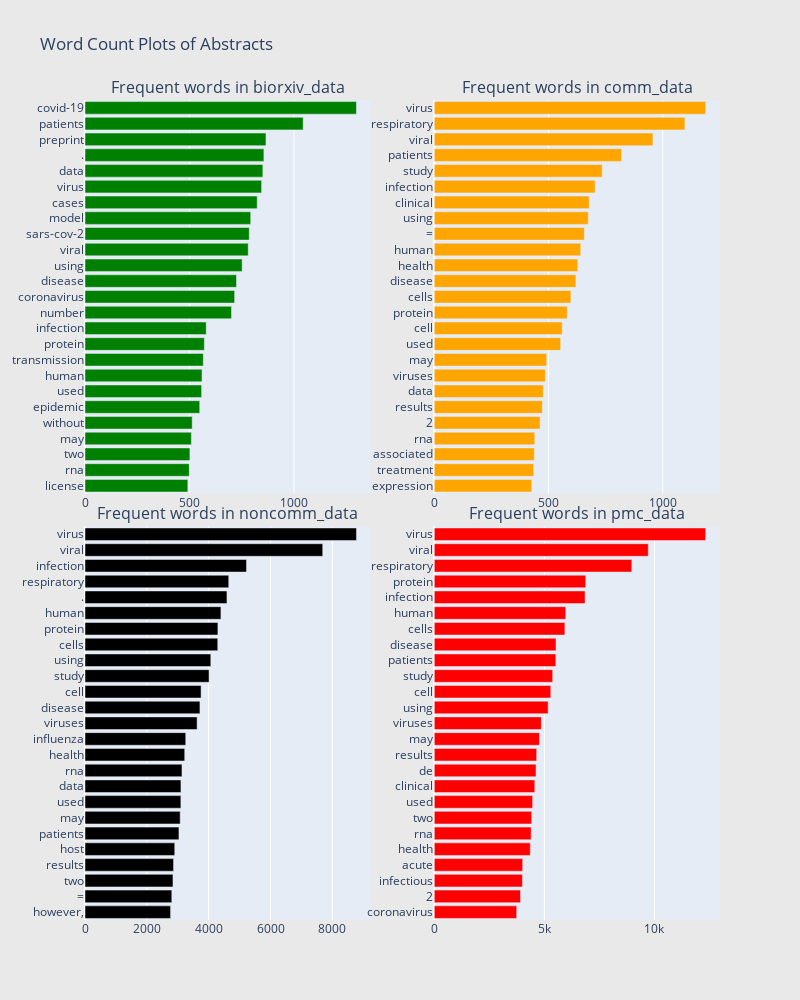

The code cell stored with this chart in its notebook:
### Markdown cell above
### 4.1.1 Word Frequency analysis of abstracts

### Code cell
df1 = biorxiv_data['abstract'].dropna()
df3 = comm_data["abstract"].dropna()
df2 = noncomm_data["abstract"].dropna()
df4 = pmc_data["abstract"].dropna()

## custom function for ngram generation ##
def generate_ngrams(text, n_gram=1):
    #Reference and credits: https://www.kaggle.com/sudalairajkumar/simple-exploration-notebook-qiqc
    token = [token for token in text.lower().split(" ") if token != "" if token not in STOPWORDS]
    ngrams = zip(*[token[i:] for i in range(n_gram)])
    return [" ".join(ngram) for ngram in ngrams]

## custom function for horizontal bar chart ##
def horizontal_bar_chart(df, color):
    trace = go.Bar(
        y=df["word"].values[::-1],
        x=df["wordcount"].values[::-1],
        showlegend=False,
        orientation = 'h',
        marker=dict(
            color=color,
        ),
    )
    return trace

## Get the bar chart from sincere questions ##
freq_dict = defaultdict(int)
for sent in df1:
    for word in generate_ngrams(sent):
        freq_dict[word] += 1
fd_sorted = pd.DataFrame(sorted(freq_dict.items(), key=lambda x: x[1])[::-1])
fd_sorted.columns = ["word", "wordcount"]
trace0 = horizontal_bar_chart(fd_sorted.head(25), 'green')

## Get the bar chart from insincere questions ##
freq_dict = defaultdict(int)
for sent in df2:
    for word in generate_ngrams(sent):
        freq_dict[word] += 1
fd_sorted = pd.DataFrame(sorted(freq_dict.items(), key=lambda x: x[1])[::-1])
fd_sorted.columns = ["word", "wordcount"]
trace1 = horizontal_bar_chart(fd_sorted.head(25), 'orange')

freq_dict = defaultdict(int)
for sent in df3:
    for word in generate_ngrams(sent):
        freq_dict[word] += 1
fd_sorted = pd.DataFrame(sorted(freq_dict.items(), key=lambda x: x[1])[::-1])
fd_sorted.columns = ["word", "wordcount"]
trace2 = horizontal_bar_chart(fd_sorted.head(25), 'black')

freq_dict = defaultdict(int)
for sent in df4:
    for word in generate_ngrams(sent):
        freq_dict[word] += 1
fd_sorted = pd.DataFrame(sorted(freq_dict.items(), key=lambda x: x[1])[::-1])
fd_sorted.columns = ["word", "wordcount"]
trace3 = horizontal_bar_chart(fd_sorted.head(25), 'red')



# Creating two subplots
fig = tools.make_subplots(rows=2, cols=2, vertical_spacing=0.04,
                          subplot_titles=["Frequent words in biorxiv_data", 
                                          "Frequent words in comm_data",
                                          "Frequent words in noncomm_data",
                                          "Frequent words in pmc_data"])
fig.append_trace(trace0, 1, 1)
fig.append_trace(trace1, 1, 2)
fig.append_trace(trace2, 2, 1)
fig.append_trace(trace3, 2, 2)



fig['layout'].update(height=1000, width=800, paper_bgcolor='rgb(233,233,233)', title="Word Count Plots of Abstracts")
iplot(fig, filename='word-plots')

### Figure 1 — Plotly figure (JSON) as saved in the notebook; plotly's stock layout.template omitted (floating-point values rounded to 4 significant figures)
{"data": [{"marker": {"color": "green"}, "orientation": "h", "showlegend": false, "type": "bar", "x": [492, 499, 502, 509, 513, 549, 558, 560, 566, 571, 580, 701, 716, 725, 752, 781, 786, 793, 824, 845, 851, 856, 866, 1044, 1299], "xaxis": "x", "y": ["license", "rna", "two", "may", "without", "epidemic", "used", "human", "transmission", "protein", "infection", "number", "coronavirus", "disease", "using", "viral", "sars-cov-2", "model", "cases", "virus", "data", ".", "preprint", "patients", "covid-19"], "yaxis": "y"}, {"marker": {"color": "orange"}, "orientation": "h", "showlegend": false, "type": "bar", "x": [427, 435, 438, 440, 463, 473, 477, 486, 492, 553, 560, 582, 598, 620, 628, 641, 657, 674, 678, 704, 735, 820, 957, 1097, 1188], "xaxis": "x2", "y": ["expression", "treatment", "associated", "rna", "2", "results", "data", "viruses", "may", "used", "cell", "protein", "cells", "disease", "health", "human", "=", "using", "clinical", "infection", "study", "patients", "viral", "respiratory", "virus"], "yaxis": "y2"}, {"marker": {"color": "black"}, "orientation": "h", "showlegend": false, "type": "bar", "x": [2768, 2807, 2845, 2863, 2902, 3038, 3078, 3100, 3103, 3136, 3225, 3258, 3626, 3717, 3754, 4012, 4069, 4293, 4298, 4396, 4591, 4649, 5223, 7688, 8779], "xaxis": "x3", "y": ["however,", "=", "two", "results", "host", "patients", "may", "used", "data", "rna", "health", "influenza", "viruses", "disease", "cell", "study", "using", "cells", "protein", "human", ".", "respiratory", "infection", "viral", "virus"], "yaxis": "y3"}, {"marker": {"color": "red"}, "orientation": "h", "showlegend": false, "type": "bar", "x": [3744, 3916, 4004, 4015, 4360, 4400, 4424, 4466, 4565, 4621, 4650, 4778, 4863, 5171, 5291, 5378, 5520, 5528, 5931, 5971, 6848, 6880, 8971, 9717, 12326], "xaxis": "x4", "y": ["coronavirus", "2", "infectious", "acute", "health", "rna", "two", "used", "clinical", "de", "results", "may", "viruses", "using", "cell", "study", "patients", "disease", "cells", "human", "infection", "protein", "respiratory", "viral", "virus"], "yaxis": "y4"}], "layout": {"annotations": [{"font": {"size": 16}, "showarrow": false, "text": "Frequent words in biorxiv_data", "x": 0.225, "xanchor": "center", "xref": "paper", "y": 1, "yanchor": "bottom", "yref": "paper"}, {"font": {"size": 16}, "showarrow": false, "text": "Frequent words in comm_data", "x": 0.775, "xanchor": "center", "xref": "paper", "y": 1, "yanchor": "bottom", "yref": "paper"}, {"font": {"size": 16}, "showarrow": false, "text": "Frequent words in noncomm_data", "x": 0.225, "xanchor": "center", "xref": "paper", "y": 0.48, "yanchor": "bottom", "yref": "paper"}, {"font": {"size": 16}, "showarrow": false, "text": "Frequent words in pmc_data", "x": 0.775, "xanchor": "center", "xref": "paper", "y": 0.48, "yanchor": "bottom", "yref": "paper"}], "height": 1000, "paper_bgcolor": "rgb(233,233,233)", "title": {"text": "Word Count Plots of Abstracts"}, "width": 800, "xaxis": {"anchor": "y", "autorange": true, "domain": [0, 0.45], "range": [0, 1367.0], "type": "linear"}, "xaxis2": {"anchor": "y2", "autorange": true, "domain": [0.55, 1], "range": [0, 1251.0], "type": "linear"}, "xaxis3": {"anchor": "y3", "autorange": true, "domain": [0, 0.45], "range": [0, 9241.0], "type": "linear"}, "xaxis4": {"anchor": "y4", "autorange": true, "domain": [0.55, 1], "range": [0, 12970.0], "type": "linear"}, "yaxis": {"anchor": "x", "autorange": true, "domain": [0.52, 1], "range": [-0.5, 24.5], "type": "category"}, "yaxis2": {"anchor": "x2", "autorange": true, "domain": [0.52, 1], "range": [-0.5, 24.5], "type": "category"}, "yaxis3": {"anchor": "x3", "autorange": true, "domain": [0, 0.48], "range": [-0.5, 24.5], "type": "category"}, "yaxis4": {"anchor": "x4", "autorange": true, "domain": [0, 0.48], "range": [-0.5, 24.5], "type": "category"}}}
